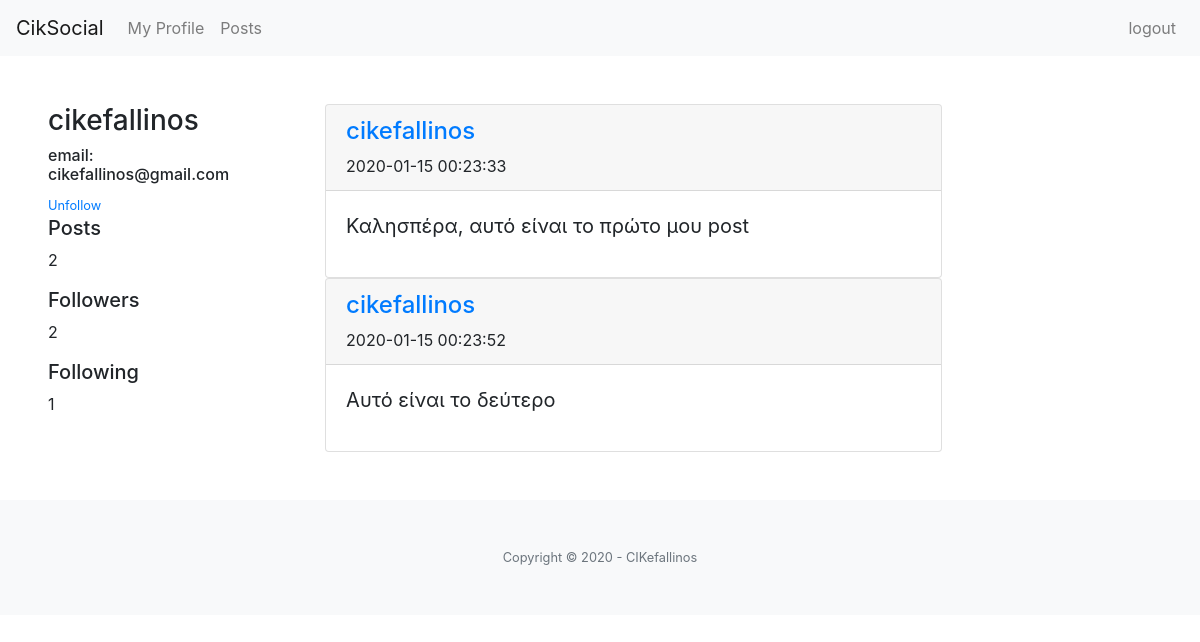
/profile/cikefallinos (signed in), run on the app's committed database.
### models.py (models this page shows, shortened)
class User(UserMixin, Model):
	username = CharField(unique = True)
	email = CharField(unique = True)
	password = CharField(max_length = 100)
	joined_at = DateTimeField(default = datetime.datetime.now)
	is_admin = BooleanField(default = False)
	class Meta:
		database = DATABASE
		order_by = ('-joined_at',)
	'''
	def get_stream(self):
		return Post.select().where(
			(Post.user << self.following()),
			(Post.user == self)
			)
	'''
	def following(self):
		return(
			User.select().join(
				Relationship, on=Relationship.to_user
				).where(
					Relationship.from_user == self
				)
			)
	def followers(self):
		return(
			User.select().join(
				Relationship, on=Relationship.from_user
				).where(
					Relationship.to_user == self
				)
			)

class Post(Model):
	timestamp = DateTimeField(default = datetime.datetime.now)
	user = ForeignKeyField(
		User,
		related_name = 'posts'
	)
	content = TextField()
	class Meta:
		database = DATABASE
		order_by = ('-timestamp',)

### app.py (the view)
@app.route('/profile')
@app.route('/profile/<username>')
@login_required
def profile(username = None):
	template = 'profile.html'
	if username:
		try:
			user = models.User.select().where(models.User.username**username).get()
		except models.DoesNotExist:
			abort(404)
		else:
			stream = user.posts.limit(100)
	else:
		stream = current_user.get_posts().order_by(models.Post.timestamp.desc())
		user = current_user
	if username:
		template = 'profile.html'
	return render_template(template, stream = stream, user = user)

### app.py (called while the page is built)
@login_manager.user_loader
def load_user(userid):
	try:
		return models.User.get(models.User.id == userid)
	except models.DoesNotExist:
		return None

@app.before_request
def before_request():
	g.db = models.DATABASE
	g.db.connect()
	g.user = current_user

@app.after_request
def after_request(response):
	g.db.close()
	return response

### templates/profile.html (shortened to what this page needs)
{% extends 'base.html' %}
{% block content %}
      <div class="d-flex bd-highlight">
        <div class="p-5 w-25 bd-highlight">
            <h3>{{user.username}}</h3>
            <h6>email: {{user.email}}</h6>
                        {% if current_user.is_authenticated %}
                          {% if user != current_user %}
                            {% if not user in current_user.following() %}
                              <a href="{{ url_for('follow', username = user.username) }}" class="small">Follow</a>
                            {% else %}
                              <a href="{{ url_for('unfollow', username = user.username) }}" class="small">Unfollow</a>
                            {% endif %}
                          {% endif %}
                        {% endif %}
                  <h5>Posts</h5>
                  <p>{{ user.posts.count() }}</p>
                  <h5>Followers</h5>
                  <p>{{ user.followers().count() }}</p>
                  <h5>Following</h5>
                  <p>{{ user.following().count() }}</p>
        </div>
        <div class="p-5 w-100 bd-highlight">
             <div class="align-self-baseline">
             {% if stream %}
                        {% for post in stream%}
                            <div class="card">
                            <div class="card-header">
                            <h4> <a href="{{ url_for('profile', username=post.user.username) }}">{{post.user.username}}</a></h4>
                            <time date-time="{{ post.timestamp }}" class="disTime" datetime="{{ post.timestamp.strftime('%Y-%m-%d %H:%M:%S') }}">{{post.timestamp.strftime('%Y-%m-%d %H:%M:%S')}}</time>
                            </div>
                            <div class="card-body">
                                <blockquote class="blockquote mb-0">
                                <p>{{ post.content }}</p>
                                </blockquote>
                            </div>
                            </div>
                        {% endfor%}
                {% else %}
                  <p>There are not Posts yet</p>
                {% endif %}
            </div>
        </div>
        <div class="p-5 w-25 bd-highlight">
        </div>
        </div>
      {% endblock  %}

### data on the page
User: username "cikefallinos", email "cikefallinos@gmail.com", following "1"
Post: user.username "cikefallinos", timestamp "2020-01-15 00:23:33", content "Καλησπέρα, αυτό είναι το πρώτο μου post"
Post: user.username "cikefallinos", timestamp "2020-01-15 00:23:52", content "Αυτό είναι το δεύτερο"

### other printed values
{{ user.posts.count() }} "2"
{{ user.followers().count() }} "2"
